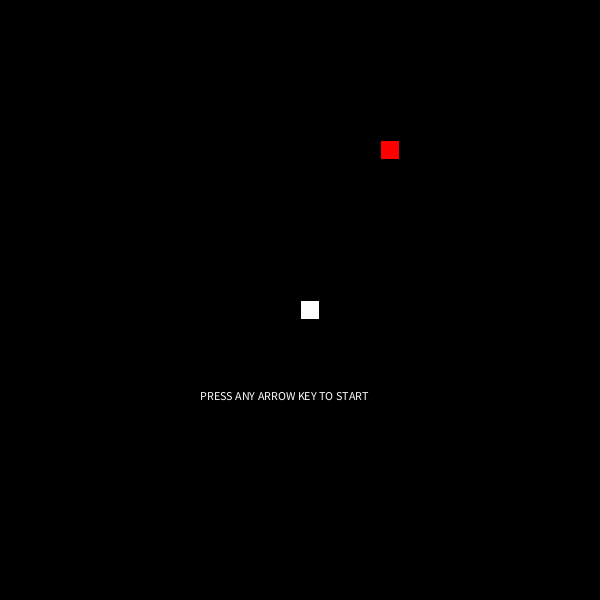
Frame 1 (no input)
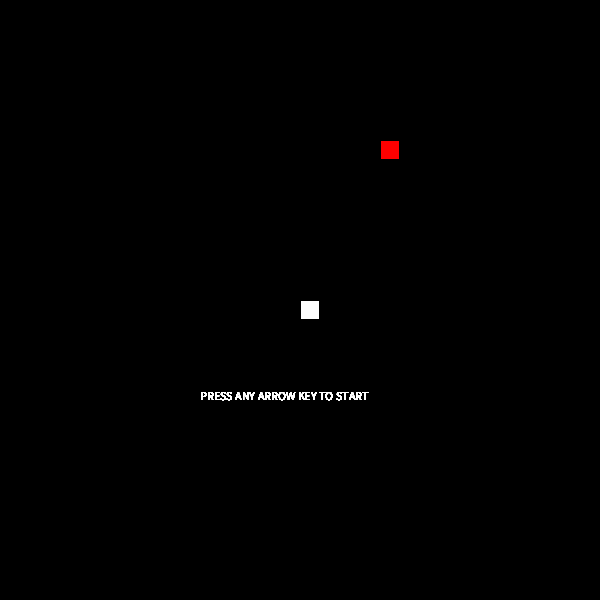
Frame 60 (the mouse pressed at the canvas centre just before this capture)
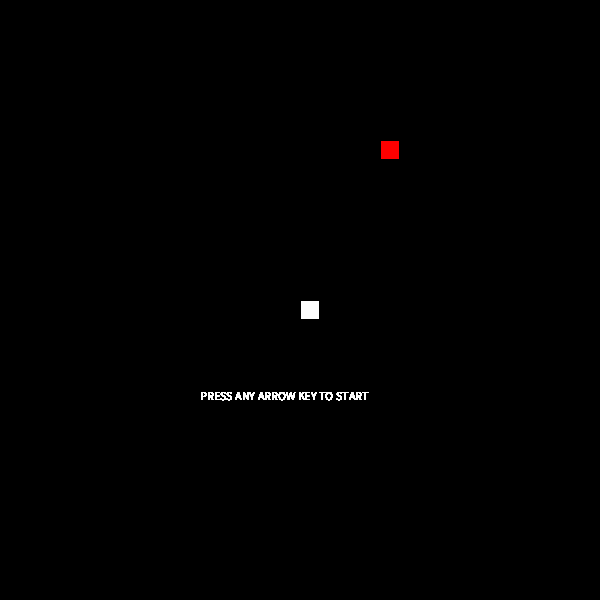
Frame 120 (the mouse held since frame 60 and released just before this capture)

The Processing sketch that drew these frames (run headless with seeded random() and noise(); from frame 60 on, the mouse is pressed at the canvas centre):

// Processing sketch: snake
// ── snake.pde
int[] head = {15, 15};
int gridX,gridY = 30;
int[][] grid = new int[30][30];
int snakeLength;
int growthRate = 1;
boolean ingame = false;
enum Direction {UP, DOWN, RIGHT, LEFT};
Direction dir;
ArrayList<Direction> inputBuffer = new ArrayList<Direction>();

void setup() {
  frameRate(15);
  size(600,600);
  reset();
}

void draw() {
  if(inputBuffer.size() > 0) {
    dir = inputBuffer.get(0);
    inputBuffer.remove(0);
  }
  if(ingame) {
    nextStep();
    drawGrid();
  }
  if(!ingame) {
    fill(255);
    text("PRESS ANY ARROW KEY TO START",200,400);
  }
}

void drawGrid() {
  for (int i = 0; i < grid.length; i++) {
      for(int j = 0; j < grid[0].length; j++) {
        if(grid[i][j] > 0) {
          grid[i][j]--;
          fill(255);
        } else if (grid[i][j] < 0) {
          fill(255,0,0);
        } else {
          fill(0);
        }
        rect(i*20,j*20,19,19);
      }
   }
}

void reset() {
  inputBuffer = new ArrayList<Direction>();
  grid = new int[30][30];
  head[0] = 15;
  head[1] = 15;
  snakeLength = 5;
  grid[head[0]][head[1]] = snakeLength;
  generatePoint();
  drawGrid();
}

void nextStep() {
  switch(dir) {
    case UP:
      head[1] = (head[1]+29)%30;
      break;
    case DOWN:
      head[1] = (head[1]+1)%30;
      break;
    case RIGHT:
      head[0] = (head[0]+1)%30;
      break;
    case LEFT:
      head[0] = (head[0]+29)%30;
      break;
  }
  
  if(grid[head[0]][head[1]] <= 0) {
    if(grid[head[0]][head[1]] < 0) {
      sizeUp();
    }
    grid[head[0]][head[1]] = snakeLength;
    
  } else {
    ingame = !ingame;
    reset();
  }
}

void sizeUp() {
  snakeLength += growthRate;
  for (int i = 0; i < grid.length; i++) {
      for(int j = 0; j < grid[0].length; j++) {
        if(grid[i][j] > 0) {
          grid[i][j] += growthRate;
        }
      }
   }
   generatePoint();
}

void generatePoint() {
  int x = floor(random(30));
  int y = floor(random(30));
  if(grid[x][y] == 0) {
    grid[x][y] = -1;
  } else
    generatePoint();
}

void keyPressed() {
  if(!ingame)
    ingame = !ingame;
    switch(key) {
      case 'w':
        if(dir != Direction.DOWN)
          inputBuffer.add(Direction.UP);
        break;
      case 'a':
        if(dir != Direction.RIGHT)
          inputBuffer.add(Direction.LEFT);
        break;
      case 's':
        if(dir != Direction.UP)
          inputBuffer.add(Direction.DOWN);
        break;
      case 'd':
        if(dir != Direction.LEFT)
          inputBuffer.add(Direction.RIGHT);
        break;
      default:inputBuffer.add(Direction.RIGHT);
    }
}
